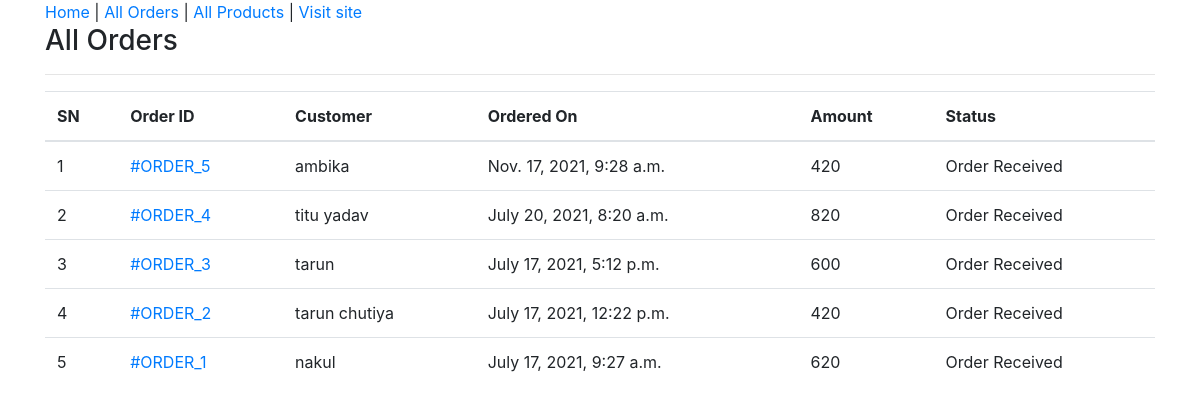
The app's page /admin-all-orders/ (signed in) with its own data.
### home/models.py (models this page shows, shortened)
class Order(models.Model):
    cart = models.OneToOneField(Cart, on_delete=models.CASCADE)
    ordered_by = models.CharField(max_length=200 ,default="")
    shipping_address = models.CharField(max_length=200 ,default="")
    mobile = models.CharField(max_length=10 ,default="")
    email = models.EmailField(null=True, blank=True ,default="")
    subtotal = models.PositiveIntegerField(default=0)
    discount = models.PositiveIntegerField(default=0)
    total = models.PositiveIntegerField(default=0)
    order_status = models.CharField(max_length=50, choices=ORDER_STATUS ,default="")
    created_at = models.DateTimeField(auto_now_add=True)
    payment_method = models.CharField(
        max_length=20, choices=METHOD, default="Cash On Delivery")
    payment_completed = models.BooleanField(
        default=False, null=True, blank=True)

### home/views.py (the view)
# urls.py: path("admin-all-orders/", AdminOrderListView.as_view(), name="adminorderlist"),
class AdminOrderListView(AdminRequiredMixin, ListView):
    template_name = "adminpages/adminorderlist.html"
    queryset = Order.objects.all().order_by("-id")
    context_object_name = "allorders"

### home/views.py (called while the page is built)
    def dispatch(self, request, *args, **kwargs):
        if request.user.is_authenticated and Admin.objects.filter(user=request.user).exists():
            pass
        else:
            return redirect("/admin-login/")
        return super().dispatch(request, *args, **kwargs)

### templates/adminpages/adminorderlist.html (shortened to what this page needs)
{% extends 'adminpages/adminbase.html' %}
{% block content %}
<div class="container">
    <div class="row">
        <div class="col-md-12">
            <h3>All Orders</h3><hr>
            <table class="table">
                <thead>
                    <tr>
                        <th>SN</th>
                        <th>Order ID </th>
                        <th>Customer</th>
                        <th>Ordered On</th>
                        <th>Amount</th>
                        <th>Status</th>
                    </tr>
                </thead>
                <tbody>
                    {% for order in allorders %}
                    <tr>
                        <td>{{forloop.counter}}</td>
                        <td><a href="{% url 'books:adminorderdetail' order.id %}">#ORDER_{{order.id}}</a></td>
                        <td>{{order.ordered_by}}</td>
                        <td>{{order.created_at}}</td>
                        <td>{{order.total}}</td>
                        <td>{{order.order_status}}</td>
                    </tr>
                    {% endfor %}
                </tbody>
            </table>
        </div>
    </div>
</div>
{% endblock %}

### records on screen
Order: id "5", ordered_by "ambika", created_at "Nov. 17, 2021, 9:28 a.m.", total "420", order_status "Order Received"
Order: id "4", ordered_by "titu yadav", created_at "July 20, 2021, 8:20 a.m.", total "820", order_status "Order Received"
Order: id "3", ordered_by "tarun", created_at "July 17, 2021, 5:12 p.m.", total "600", order_status "Order Received"
Order: id "2", ordered_by "tarun chutiya", created_at "July 17, 2021, 12:22 p.m.", total "420", order_status "Order Received"
Order: id "1", ordered_by "nakul", created_at "July 17, 2021, 9:27 a.m.", total "620", order_status "Order Received"
